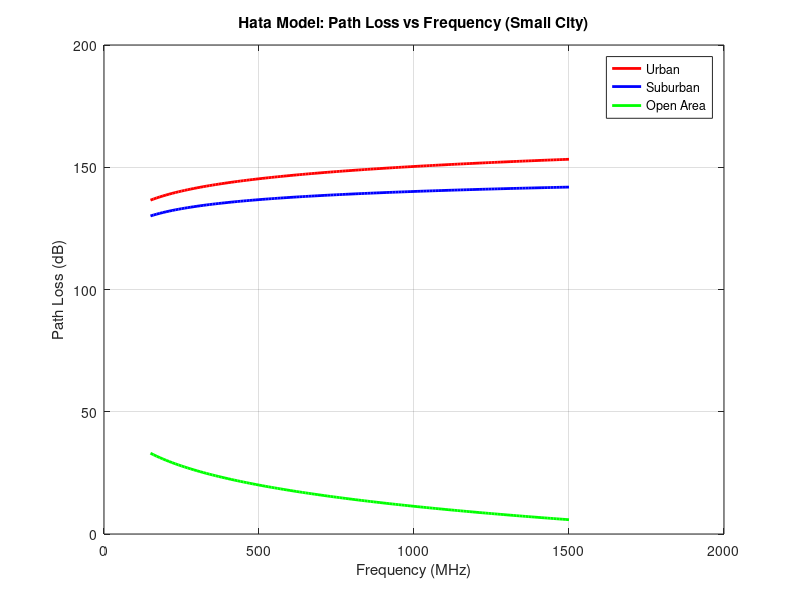
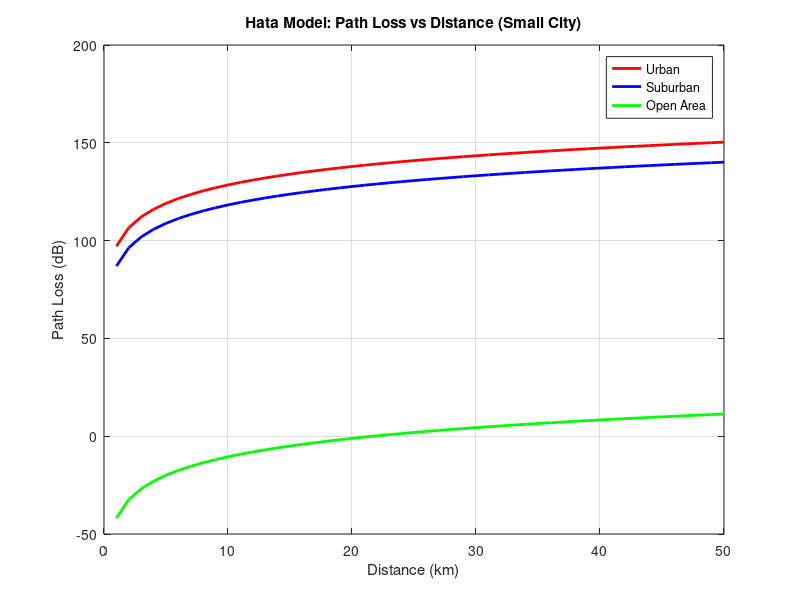

These charts were generated, in order, by the following MATLAB code:
clc;
clear;
close all;

% -------------------- Fixed Parameters --------------------
fc_fixed = 1000;        % Frequency (MHz)
hte = 120;              % Tx antenna height (m)
hre = 10;               % Rx antenna height (m)
d_fixed = 50;           % Distance (km)

% -------------------- Path Loss (Fixed Values) --------------------
a_hre = (1.1*log10(fc_fixed) - 0.7)*hre - (1.56*log10(fc_fixed) - 0.8);
L_urban_val = 69.55 + 26.16*log10(fc_fixed) - 13.82*log10(hte) - a_hre + (44.9 - 6.55*log10(hte))*log10(d_fixed);
L_suburban_val = L_urban_val - 2*(log10(fc_fixed/28))^2 - 5.4;
L_open_val = L_urban_val - 4.78*(log10(fc_fixed))^2 - 18.33*log10(fc_fixed) - 40.98;

fprintf('\n===== HATA MODEL PATH LOSS VALUES (SMALL CITY) =====\n');
fprintf('Frequency         = %d MHz\n', fc_fixed);
fprintf('Distance          = %d km\n', d_fixed);
fprintf('Tx antenna height = %d m\n', hte);
fprintf('Rx antenna height = %d m\n\n', hre);
fprintf('Urban Path Loss      = %.2f dB\n', L_urban_val);
fprintf('Suburban Path Loss   = %.2f dB\n', L_suburban_val);
fprintf('Open Area Path Loss  = %.2f dB\n', L_open_val);

% -------------------- Path Loss vs Frequency --------------------
f = 150:10:1500;
a_hre_f = (1.1*log10(f) - 0.7).*hre - (1.56*log10(f) - 0.8);
L_urban_f = 69.55 + 26.16*log10(f) - 13.82*log10(hte) - a_hre_f + (44.9 - 6.55*log10(hte))*log10(d_fixed);
L_suburban_f = L_urban_f - 2*(log10(f/28)).^2 - 5.4;
L_open_f = L_urban_f - 4.78*(log10(f)).^2 - 18.33*log10(f) - 40.98;

figure;
plot(f, L_urban_f, 'r', 'LineWidth', 2); hold on;
plot(f, L_suburban_f, 'b', 'LineWidth', 2);
plot(f, L_open_f, 'g', 'LineWidth', 2);
grid on;
xlabel('Frequency (MHz)');
ylabel('Path Loss (dB)');
title('Hata Model: Path Loss vs Frequency (Small City)');
legend('Urban', 'Suburban', 'Open Area');

% -------------------- Path Loss vs Distance --------------------
d = 1:1:50;
L_urban_d = 69.55 + 26.16*log10(fc_fixed) - 13.82*log10(hte) - a_hre + (44.9 - 6.55*log10(hte))*log10(d);
L_suburban_d = L_urban_d - 2*(log10(fc_fixed/28))^2 - 5.4;
L_open_d = L_urban_d - 4.78*(log10(fc_fixed))^2 - 18.33*log10(fc_fixed) - 40.98;

figure;
plot(d, L_urban_d, 'r', 'LineWidth', 2); hold on;
plot(d, L_suburban_d, 'b', 'LineWidth', 2);
plot(d, L_open_d, 'g', 'LineWidth', 2);
grid on;
xlabel('Distance (km)');
ylabel('Path Loss (dB)');
title('Hata Model: Path Loss vs Distance (Small City)');
legend('Urban', 'Suburban', 'Open Area');
